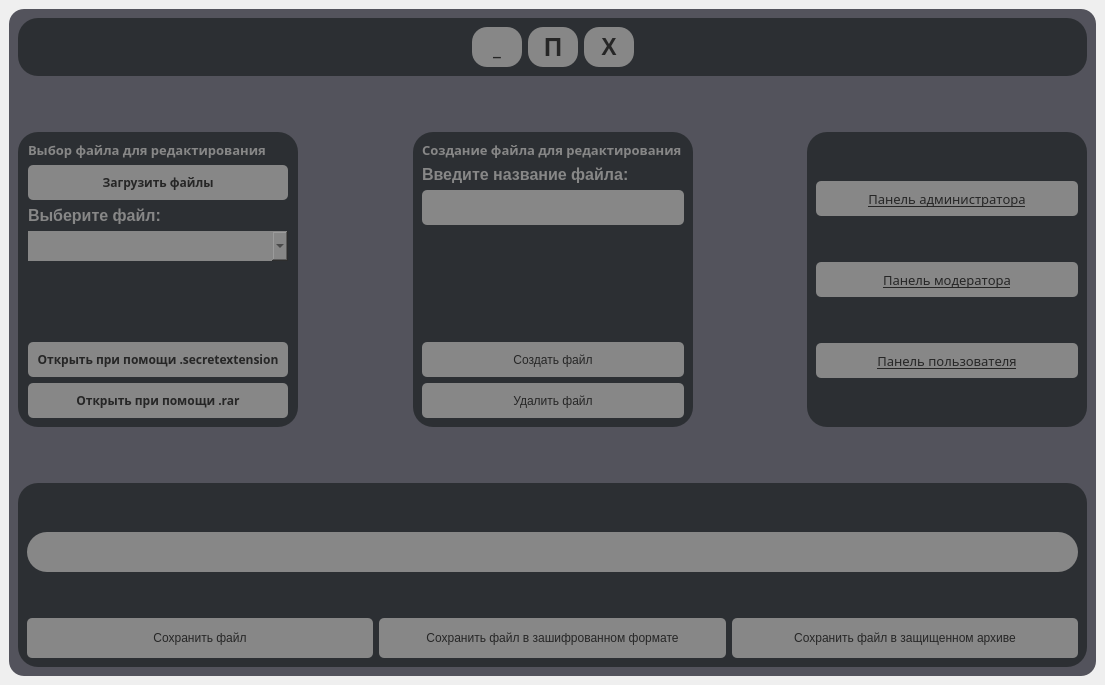
<?xml version="1.0" encoding="UTF-8"?>
<ui version="4.0">
 <class>RedWindow2</class>
 <widget class="QMainWindow" name="RedWindow2">
  <property name="geometry">
   <rect>
    <x>0</x>
    <y>0</y>
    <width>1105</width>
    <height>685</height>
   </rect>
  </property>
  <property name="windowTitle">
   <string>MainWindow</string>
  </property>
  <property name="styleSheet">
   <string notr="true"/>
  </property>
  <widget class="QWidget" name="centralwidget">
   <layout class="QGridLayout" name="gridLayout_6">
    <item row="0" column="0">
     <widget class="QGroupBox" name="groupBox_6">
      <property name="styleSheet">
       <string notr="true">background-color: rgb(83, 83, 92);
border-radius: 15px;</string>
      </property>
      <property name="title">
       <string/>
      </property>
      <layout class="QGridLayout" name="gridLayout_2">
       <item row="2" column="0">
        <widget class="QGroupBox" name="groupBox_2">
         <property name="minimumSize">
          <size>
           <width>280</width>
           <height>225</height>
          </size>
         </property>
         <property name="maximumSize">
          <size>
           <width>280</width>
           <height>16777215</height>
          </size>
         </property>
         <property name="styleSheet">
          <string notr="true">background-color: rgb(44, 47, 51);
color: rgb(255, 255, 255);
border-radius: 20px;</string>
         </property>
         <property name="title">
          <string/>
         </property>
         <layout class="QGridLayout" name="gridLayout_3">
          <item row="6" column="1">
           <widget class="QPushButton" name="pushButton_10">
            <property name="minimumSize">
             <size>
              <width>170</width>
              <height>35</height>
             </size>
            </property>
            <property name="font">
             <font>
              <family>gg sans</family>
              <pointsize>9</pointsize>
              <bold>true</bold>
             </font>
            </property>
            <property name="styleSheet">
             <string notr="true">background-color: rgb(135, 135, 135);
color: rgb(38, 38, 38);
border-radius: 5px;</string>
            </property>
            <property name="text">
             <string>Открыть при помощи .rar</string>
            </property>
           </widget>
          </item>
          <item row="2" column="1">
           <widget class="QLabel" name="label">
            <property name="minimumSize">
             <size>
              <width>140</width>
              <height>16</height>
             </size>
            </property>
            <property name="font">
             <font>
              <pointsize>12</pointsize>
              <bold>true</bold>
             </font>
            </property>
            <property name="styleSheet">
             <string notr="true">background-color: rgb(44, 47, 51);
color: rgb(135, 135, 135);
border-radius: 5px;</string>
            </property>
            <property name="text">
             <string>Выберите файл:</string>
            </property>
           </widget>
          </item>
          <item row="3" column="1">
           <widget class="QComboBox" name="comboBox">
            <property name="minimumSize">
             <size>
              <width>170</width>
              <height>30</height>
             </size>
            </property>
            <property name="styleSheet">
             <string notr="true">background-color: rgb(135, 135, 135);
color: rgb(38, 38, 38);</string>
            </property>
           </widget>
          </item>
          <item row="1" column="0">
           <spacer name="horizontalSpacer_6">
            <property name="orientation">
             <enum>Qt::Horizontal</enum>
            </property>
            <property name="sizeHint" stdset="0">
             <size>
              <width>40</width>
              <height>20</height>
             </size>
            </property>
           </spacer>
          </item>
          <item row="1" column="1">
           <widget class="QPushButton" name="pushButton">
            <property name="minimumSize">
             <size>
              <width>170</width>
              <height>35</height>
             </size>
            </property>
            <property name="font">
             <font>
              <family>gg sans</family>
              <pointsize>9</pointsize>
              <bold>true</bold>
             </font>
            </property>
            <property name="styleSheet">
             <string notr="true">background-color: rgb(135, 135, 135);
color: rgb(38, 38, 38);
border-radius: 5px;</string>
            </property>
            <property name="text">
             <string>Загрузить файлы</string>
            </property>
           </widget>
          </item>
          <item row="0" column="1">
           <widget class="QLabel" name="label_3">
            <property name="minimumSize">
             <size>
              <width>260</width>
              <height>15</height>
             </size>
            </property>
            <property name="font">
             <font>
              <family>gg sans</family>
              <pointsize>10</pointsize>
              <bold>true</bold>
             </font>
            </property>
            <property name="styleSheet">
             <string notr="true">background-color: rgb(44, 47, 51);
color: rgb(135, 135, 135);
border-radius: 5px;</string>
            </property>
            <property name="text">
             <string>Выбор файла для редактирования</string>
            </property>
           </widget>
          </item>
          <item row="1" column="2">
           <spacer name="horizontalSpacer_5">
            <property name="orientation">
             <enum>Qt::Horizontal</enum>
            </property>
            <property name="sizeHint" stdset="0">
             <size>
              <width>40</width>
              <height>20</height>
             </size>
            </property>
           </spacer>
          </item>
          <item row="5" column="1">
           <widget class="QPushButton" name="pushButton_9">
            <property name="minimumSize">
             <size>
              <width>170</width>
              <height>35</height>
             </size>
            </property>
            <property name="font">
             <font>
              <family>gg sans</family>
              <pointsize>9</pointsize>
              <bold>true</bold>
             </font>
            </property>
            <property name="styleSheet">
             <string notr="true">background-color: rgb(135, 135, 135);
color: rgb(38, 38, 38);
border-radius: 5px;</string>
            </property>
            <property name="text">
             <string>Открыть при помощи .secretextension</string>
            </property>
           </widget>
          </item>
          <item row="4" column="1">
           <spacer name="verticalSpacer_7">
            <property name="orientation">
             <enum>Qt::Vertical</enum>
            </property>
            <property name="sizeHint" stdset="0">
             <size>
              <width>20</width>
              <height>40</height>
             </size>
            </property>
           </spacer>
          </item>
         </layout>
        </widget>
       </item>
       <item row="2" column="2">
        <widget class="QGroupBox" name="groupBox_3">
         <property name="minimumSize">
          <size>
           <width>280</width>
           <height>225</height>
          </size>
         </property>
         <property name="styleSheet">
          <string notr="true">background-color: rgb(44, 47, 51);
color: rgb(255, 255, 255);
border-radius: 20px;</string>
         </property>
         <property name="title">
          <string/>
         </property>
         <layout class="QGridLayout" name="gridLayout_4">
          <item row="3" column="0">
           <spacer name="verticalSpacer_9">
            <property name="orientation">
             <enum>Qt::Vertical</enum>
            </property>
            <property name="sizeHint" stdset="0">
             <size>
              <width>20</width>
              <height>40</height>
             </size>
            </property>
           </spacer>
          </item>
          <item row="5" column="0">
           <widget class="QPushButton" name="pushButton_11">
            <property name="minimumSize">
             <size>
              <width>170</width>
              <height>35</height>
             </size>
            </property>
            <property name="styleSheet">
             <string notr="true">background-color: rgb(135, 135, 135);
color: rgb(38, 38, 38);
border-radius: 5px;</string>
            </property>
            <property name="text">
             <string>Удалить файл</string>
            </property>
           </widget>
          </item>
          <item row="0" column="0">
           <widget class="QLabel" name="label_4">
            <property name="minimumSize">
             <size>
              <width>260</width>
              <height>15</height>
             </size>
            </property>
            <property name="font">
             <font>
              <family>gg sans</family>
              <pointsize>10</pointsize>
              <bold>true</bold>
             </font>
            </property>
            <property name="styleSheet">
             <string notr="true">background-color: rgb(44, 47, 51);
color: rgb(135, 135, 135);
border-radius: 5px;</string>
            </property>
            <property name="text">
             <string>Cоздание файла для редактирования</string>
            </property>
           </widget>
          </item>
          <item row="4" column="0">
           <widget class="QPushButton" name="pushButton_2">
            <property name="minimumSize">
             <size>
              <width>170</width>
              <height>35</height>
             </size>
            </property>
            <property name="styleSheet">
             <string notr="true">background-color: rgb(135, 135, 135);
color: rgb(38, 38, 38);
border-radius: 5px;</string>
            </property>
            <property name="text">
             <string>Создать файл</string>
            </property>
           </widget>
          </item>
          <item row="2" column="0">
           <widget class="QLineEdit" name="lineEdit">
            <property name="minimumSize">
             <size>
              <width>170</width>
              <height>35</height>
             </size>
            </property>
            <property name="font">
             <font>
              <family>gg sans</family>
              <pointsize>14</pointsize>
              <bold>true</bold>
             </font>
            </property>
            <property name="styleSheet">
             <string notr="true">background-color: rgb(135, 135, 135);
color: rgb(38, 38, 38);
border-radius: 5px;</string>
            </property>
           </widget>
          </item>
          <item row="1" column="0">
           <widget class="QLabel" name="label_2">
            <property name="minimumSize">
             <size>
              <width>140</width>
              <height>15</height>
             </size>
            </property>
            <property name="font">
             <font>
              <pointsize>12</pointsize>
              <bold>true</bold>
             </font>
            </property>
            <property name="styleSheet">
             <string notr="true">background-color: rgb(44, 47, 51);
color: rgb(135, 135, 135);
border-radius: 5px;</string>
            </property>
            <property name="text">
             <string>Введите название файла:</string>
            </property>
           </widget>
          </item>
         </layout>
        </widget>
       </item>
       <item row="2" column="4">
        <widget class="QGroupBox" name="groupBox_4">
         <property name="minimumSize">
          <size>
           <width>280</width>
           <height>225</height>
          </size>
         </property>
         <property name="styleSheet">
          <string notr="true">background-color: rgb(44, 47, 51);
color: rgb(255, 255, 255);
border-radius: 20px;</string>
         </property>
         <property name="title">
          <string/>
         </property>
         <layout class="QGridLayout" name="gridLayout_5">
          <item row="0" column="0">
           <spacer name="verticalSpacer_14">
            <property name="orientation">
             <enum>Qt::Vertical</enum>
            </property>
            <property name="sizeHint" stdset="0">
             <size>
              <width>20</width>
              <height>40</height>
             </size>
            </property>
           </spacer>
          </item>
          <item row="3" column="0">
           <widget class="QPushButton" name="pushButton_5">
            <property name="minimumSize">
             <size>
              <width>170</width>
              <height>35</height>
             </size>
            </property>
            <property name="font">
             <font>
              <family>gg sans</family>
              <pointsize>10</pointsize>
              <bold>false</bold>
              <underline>true</underline>
             </font>
            </property>
            <property name="styleSheet">
             <string notr="true">background-color: rgb(135, 135, 135);
color: rgb(38, 38, 38);
border-radius: 5px;</string>
            </property>
            <property name="text">
             <string>Панель модератора</string>
            </property>
           </widget>
          </item>
          <item row="2" column="0">
           <spacer name="verticalSpacer_15">
            <property name="orientation">
             <enum>Qt::Vertical</enum>
            </property>
            <property name="sizeHint" stdset="0">
             <size>
              <width>20</width>
              <height>40</height>
             </size>
            </property>
           </spacer>
          </item>
          <item row="4" column="0">
           <spacer name="verticalSpacer_16">
            <property name="orientation">
             <enum>Qt::Vertical</enum>
            </property>
            <property name="sizeHint" stdset="0">
             <size>
              <width>20</width>
              <height>40</height>
             </size>
            </property>
           </spacer>
          </item>
          <item row="6" column="0">
           <spacer name="verticalSpacer_13">
            <property name="orientation">
             <enum>Qt::Vertical</enum>
            </property>
            <property name="sizeHint" stdset="0">
             <size>
              <width>20</width>
              <height>40</height>
             </size>
            </property>
           </spacer>
          </item>
          <item row="1" column="0">
           <widget class="QPushButton" name="pushButton_6">
            <property name="minimumSize">
             <size>
              <width>170</width>
              <height>35</height>
             </size>
            </property>
            <property name="font">
             <font>
              <family>gg sans</family>
              <pointsize>10</pointsize>
              <bold>false</bold>
              <underline>true</underline>
             </font>
            </property>
            <property name="styleSheet">
             <string notr="true">background-color: rgb(135, 135, 135);
color: rgb(38, 38, 38);
border-radius: 5px;</string>
            </property>
            <property name="text">
             <string>Панель администратора</string>
            </property>
           </widget>
          </item>
          <item row="5" column="0">
           <widget class="QPushButton" name="pushButton_4">
            <property name="minimumSize">
             <size>
              <width>170</width>
              <height>35</height>
             </size>
            </property>
            <property name="font">
             <font>
              <family>gg sans</family>
              <pointsize>10</pointsize>
              <underline>true</underline>
             </font>
            </property>
            <property name="styleSheet">
             <string notr="true">background-color: rgb(135, 135, 135);
color: rgb(38, 38, 38);
border-radius: 5px;</string>
            </property>
            <property name="text">
             <string>Панель пользователя</string>
            </property>
           </widget>
          </item>
         </layout>
        </widget>
       </item>
       <item row="4" column="0" colspan="5">
        <widget class="QGroupBox" name="groupBox">
         <property name="minimumSize">
          <size>
           <width>800</width>
           <height>100</height>
          </size>
         </property>
         <property name="styleSheet">
          <string notr="true">background-color: rgb(44, 47, 51);
color: rgb(255, 255, 255);
border-radius: 20px;</string>
         </property>
         <property name="title">
          <string/>
         </property>
         <layout class="QGridLayout" name="gridLayout">
          <item row="2" column="0">
           <spacer name="verticalSpacer_2">
            <property name="orientation">
             <enum>Qt::Vertical</enum>
            </property>
            <property name="sizeType">
             <enum>QSizePolicy::Preferred</enum>
            </property>
            <property name="sizeHint" stdset="0">
             <size>
              <width>20</width>
              <height>40</height>
             </size>
            </property>
           </spacer>
          </item>
          <item row="3" column="2">
           <widget class="QPushButton" name="pushButton_7">
            <property name="minimumSize">
             <size>
              <width>210</width>
              <height>40</height>
             </size>
            </property>
            <property name="styleSheet">
             <string notr="true">background-color: rgb(135, 135, 135);
color: rgb(38, 38, 38);
border-radius: 5px;</string>
            </property>
            <property name="text">
             <string>Сохранить файл в защищенном архиве</string>
            </property>
           </widget>
          </item>
          <item row="0" column="0">
           <spacer name="verticalSpacer_6">
            <property name="orientation">
             <enum>Qt::Vertical</enum>
            </property>
            <property name="sizeType">
             <enum>QSizePolicy::Preferred</enum>
            </property>
            <property name="sizeHint" stdset="0">
             <size>
              <width>20</width>
              <height>40</height>
             </size>
            </property>
           </spacer>
          </item>
          <item row="1" column="0" colspan="3">
           <widget class="QLineEdit" name="lineEdit_2">
            <property name="sizePolicy">
             <sizepolicy hsizetype="Expanding" vsizetype="Minimum">
              <horstretch>0</horstretch>
              <verstretch>0</verstretch>
             </sizepolicy>
            </property>
            <property name="minimumSize">
             <size>
              <width>800</width>
              <height>40</height>
             </size>
            </property>
            <property name="baseSize">
             <size>
              <width>0</width>
              <height>280</height>
             </size>
            </property>
            <property name="font">
             <font>
              <family>gg sans</family>
              <pointsize>13</pointsize>
              <bold>true</bold>
             </font>
            </property>
            <property name="styleSheet">
             <string notr="true">background-color: rgb(135, 135, 135);
color: rgb(38, 38, 38);</string>
            </property>
           </widget>
          </item>
          <item row="3" column="1">
           <widget class="QPushButton" name="pushButton_8">
            <property name="minimumSize">
             <size>
              <width>210</width>
              <height>40</height>
             </size>
            </property>
            <property name="font">
             <font>
              <hintingpreference>PreferDefaultHinting</hintingpreference>
             </font>
            </property>
            <property name="styleSheet">
             <string notr="true">background-color: rgb(135, 135, 135);
color: rgb(38, 38, 38);
border-radius: 5px;</string>
            </property>
            <property name="text">
             <string>Сохранить файл в зашифрованном формате</string>
            </property>
           </widget>
          </item>
          <item row="3" column="0">
           <widget class="QPushButton" name="pushButton_3">
            <property name="minimumSize">
             <size>
              <width>210</width>
              <height>40</height>
             </size>
            </property>
            <property name="styleSheet">
             <string notr="true">background-color: rgb(135, 135, 135);
color: rgb(38, 38, 38);
border-radius: 5px;</string>
            </property>
            <property name="text">
             <string>Сохранить файл</string>
            </property>
           </widget>
          </item>
         </layout>
        </widget>
       </item>
       <item row="1" column="2">
        <spacer name="verticalSpacer">
         <property name="orientation">
          <enum>Qt::Vertical</enum>
         </property>
         <property name="sizeHint" stdset="0">
          <size>
           <width>20</width>
           <height>40</height>
          </size>
         </property>
        </spacer>
       </item>
       <item row="2" column="3">
        <spacer name="horizontalSpacer_4">
         <property name="orientation">
          <enum>Qt::Horizontal</enum>
         </property>
         <property name="sizeHint" stdset="0">
          <size>
           <width>40</width>
           <height>20</height>
          </size>
         </property>
        </spacer>
       </item>
       <item row="2" column="1">
        <spacer name="horizontalSpacer_3">
         <property name="orientation">
          <enum>Qt::Horizontal</enum>
         </property>
         <property name="sizeHint" stdset="0">
          <size>
           <width>40</width>
           <height>20</height>
          </size>
         </property>
        </spacer>
       </item>
       <item row="0" column="0" colspan="5">
        <widget class="QGroupBox" name="groupBox_5">
         <property name="minimumSize">
          <size>
           <width>0</width>
           <height>50</height>
          </size>
         </property>
         <property name="styleSheet">
          <string notr="true">background-color: rgb(44, 47, 51);
color: rgb(255, 255, 255);
border-radius: 20px;</string>
         </property>
         <property name="title">
          <string/>
         </property>
         <layout class="QHBoxLayout" name="horizontalLayout">
          <item>
           <spacer name="horizontalSpacer">
            <property name="orientation">
             <enum>Qt::Horizontal</enum>
            </property>
            <property name="sizeHint" stdset="0">
             <size>
              <width>40</width>
              <height>20</height>
             </size>
            </property>
           </spacer>
          </item>
          <item>
           <widget class="QPushButton" name="pushButton_12">
            <property name="minimumSize">
             <size>
              <width>50</width>
              <height>40</height>
             </size>
            </property>
            <property name="maximumSize">
             <size>
              <width>50</width>
              <height>40</height>
             </size>
            </property>
            <property name="font">
             <font>
              <family>gg sans</family>
              <pointsize>14</pointsize>
              <bold>true</bold>
             </font>
            </property>
            <property name="styleSheet">
             <string notr="true">background-color: rgb(135, 135, 135);
color: rgb(38, 38, 38);
border-radius: 15px;</string>
            </property>
            <property name="text">
             <string>_</string>
            </property>
           </widget>
          </item>
          <item>
           <widget class="QPushButton" name="pushButton_13">
            <property name="minimumSize">
             <size>
              <width>50</width>
              <height>40</height>
             </size>
            </property>
            <property name="maximumSize">
             <size>
              <width>50</width>
              <height>40</height>
             </size>
            </property>
            <property name="font">
             <font>
              <pointsize>19</pointsize>
              <bold>true</bold>
             </font>
            </property>
            <property name="styleSheet">
             <string notr="true">background-color: rgb(135, 135, 135);
color: rgb(38, 38, 38);
border-radius: 15px;</string>
            </property>
            <property name="text">
             <string>П</string>
            </property>
           </widget>
          </item>
          <item>
           <widget class="QPushButton" name="pushButton_14">
            <property name="minimumSize">
             <size>
              <width>50</width>
              <height>40</height>
             </size>
            </property>
            <property name="maximumSize">
             <size>
              <width>50</width>
              <height>40</height>
             </size>
            </property>
            <property name="font">
             <font>
              <pointsize>17</pointsize>
              <bold>true</bold>
             </font>
            </property>
            <property name="styleSheet">
             <string notr="true">background-color: rgb(135, 135, 135);
color: rgb(38, 38, 38);
border-radius: 15px;</string>
            </property>
            <property name="text">
             <string>X</string>
            </property>
           </widget>
          </item>
          <item>
           <spacer name="horizontalSpacer_2">
            <property name="orientation">
             <enum>Qt::Horizontal</enum>
            </property>
            <property name="sizeHint" stdset="0">
             <size>
              <width>40</width>
              <height>20</height>
             </size>
            </property>
           </spacer>
          </item>
         </layout>
        </widget>
       </item>
       <item row="3" column="0">
        <spacer name="verticalSpacer_3">
         <property name="orientation">
          <enum>Qt::Vertical</enum>
         </property>
         <property name="sizeHint" stdset="0">
          <size>
           <width>20</width>
           <height>40</height>
          </size>
         </property>
        </spacer>
       </item>
      </layout>
     </widget>
    </item>
   </layout>
  </widget>
 </widget>
 <resources/>
 <connections/>
</ui>
